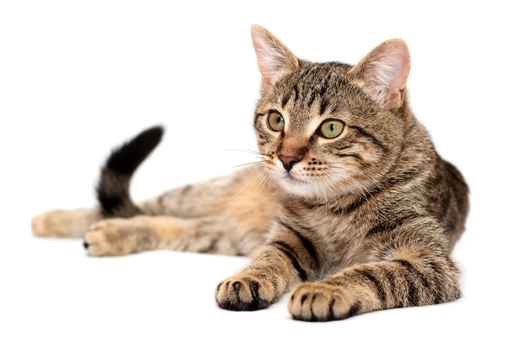
#> input picture cat.jpg, 512 x 349 px
$ python cat.py
#> lines starting #> are read from the running program, lines starting #| are printed output that depends on the picture; after the words box and inside, x2 and y2 are one past the last pixel; in counts of white or black regions, pixels touching at a corner belong together
import numpy as np
import cv2

# Out cat cascade classifier
cat_cascade = cv2.CascadeClassifier('haarcascade_frontalcatface_extended.xml')

# Reads our cat image
cat_img = cv2.imread('cat.jpg')
#> cat_img is the input picture: shape (349, 512, 3); mean B, G, R 198.9, 207.8, 218.1
cat_gray = cv2.cvtColor(cat_img, cv2.COLOR_BGR2GRAY) # Convert to grayscale (since haarcascade uses it)
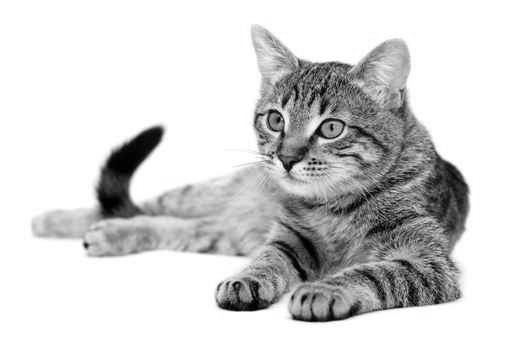
#> cat_gray: shape (349, 512); min 0, max 255, mean 209.9

# Find our cats!
# params - image, rejectLevels, levelWeights
cat_faces = cat_cascade.detectMultiScale(cat_gray, 1.3, 5)
#> cat_faces = [[235, 72, 130, 130]]

# Draw rectangle onto region where cat face is found
for (x, y, w, h) in cat_faces:
    cv2.rectangle(cat_img, (x, y), (x+w, y+h), (0, 255, 0), 2)
#> this loop made 1 pass
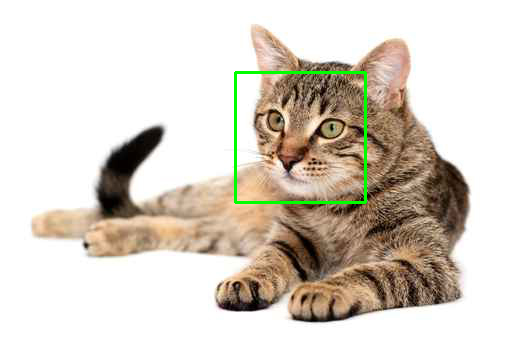
#> cat_img: shape (349, 512, 3); 0.87% of pixels changed, all inside (x1, y1, x2, y2) = (234, 71, 367, 204)

# Shows images and destroys window on keypress
cv2.imshow('cats', cat_img)
cv2.waitKey(0)
cv2.destroyAllWindows()
